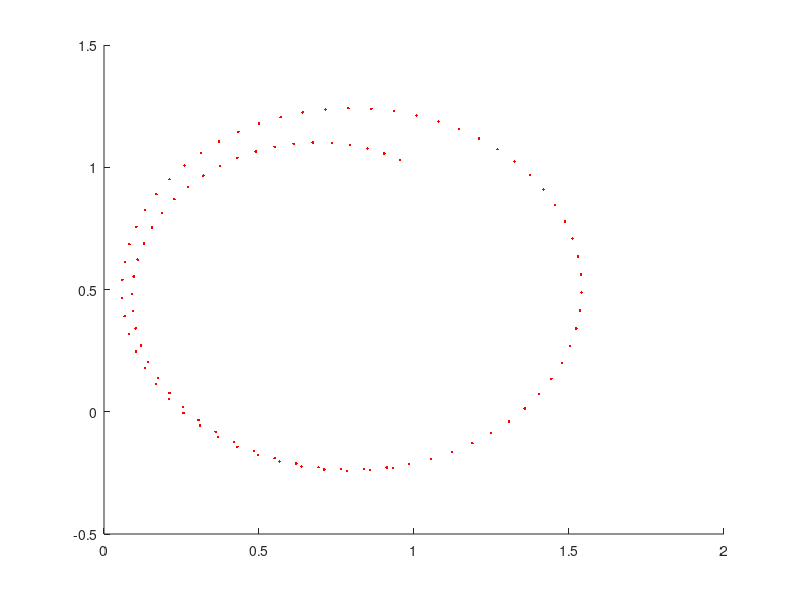

Here is the MATLAB script that generated this plot:
% understand how to work with autonomous DS (time-independent, state-only
% dependent Dynamical Systems)

% \dot{x} = A*x

A = [-2, -4; -4, -2];

%%
% 
% [x, y] = meshgrid(-1.5:0.1:1.5, -1.5:0.1:1.5);
% u = x + cos(4*x) + 3;         % x-component of vector field
% v = sin(4*x) - sin(2*y);      % y-component of vector field
% 
% streamslice(x, y, u, v, 1.5);

%%

figure('name','Streamlines')

[x, y] = meshgrid(-8:0.1:8, -8:0.1:8);

d = 2; % 2D
% attractor
% xd = A(1)*[x - 27];
% yd = A(2)*[y - 30];

% attractor curved
% xd = A(1)*[x + 20] + A(2)*[y - x];
% yd = A(2)*[y - x];

% Limit cycles
u = -2;
xd = -A(1)*[y + 4] + u*x;
yd = A(2)*[x - 3] + u*y;

% Limit cycle one radius
xd =  [y + 4] - [x - 3].*([x - 3].^2 + [y + 4].^2 - 4);
yd = -[x - 3] - [y + 4].*([x - 3].^2 + [y + 4].^2 - 4);

%% Limit Cycle - circle
% define variables
r = [0.5, 0.8];    % center of limit cycle
r0 = 0.5;        % radius = sqrt(r0)

% Limit cycle one radius
xd =  [y - r(2)] - [x - r(1)].*([x - r(1)].^2 + [y - r(2)].^2 - r0);
yd = -[x - r(1)] - [y - r(2)].*([x - r(1)].^2 + [y - r(2)].^2 - r0);

xtest = 1
ytest = 1

figure(1)
for i=1:100
    hold on;
    xd =  [ytest - r(2)] - [xtest - r(1)].*([xtest - r(1)].^2 + [ytest - r(2)].^2 - r0);
    yd = -[xtest - r(1)] - [ytest - r(2)].*([xtest - r(1)].^2 + [ytest - r(2)].^2 - r0);
    
    xtest = xtest + xd*0.1;
    ytest = ytest + yd*0.1;
    
    plot(ytest,xtest, '.r');
end
